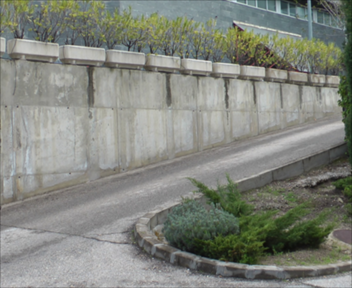
#> input picture dataset_generation/O_SM_08/O_SM_08/101.bmp, 352 x 288 px; its folder holds 4 pictures in this run
$ python frames2denseflow.py
#> lines starting #> are read from the running program, lines starting #| are printed output that depends on the picture
### dense_flow.py
import numpy as np
from scipy import signal
import cv2
import matplotlib.pyplot as plt


def dense_flow(f1, f2):
    """
    returns the dense optical flow between two BGR images
    :param f1: cv2 BGR image frame 1
    :param f2: cv2 BGR image frame 2
    :return: rgb dense flow image
    """
    mask = np.zeros_like(f1)
    # Sets image saturation to maximum
    mask[..., 1] = 255
    f1_gray = cv2.cvtColor(f1, cv2.COLOR_BGR2GRAY)
    f2_gray = cv2.cvtColor(f2, cv2.COLOR_BGR2GRAY)
    flow = cv2.calcOpticalFlowFarneback(f1_gray, f2_gray, None, 0.5, 3, 15, 3, 5, 1.2, 0)
    # Computes the magnitude and angle of the 2D vectors
    magnitude, angle = cv2.cartToPolar(flow[..., 0], flow[..., 1])
    # Sets image hue according to the optical flow direction
    mask[..., 0] = angle * 180 / np.pi / 2
    # Sets image value according to the optical flow magnitude (normalized)
    mask[..., 2] = cv2.normalize(magnitude, None, 0, 255, cv2.NORM_MINMAX)
    # Converts HSV to RGB (BGR) color representation
    rgb = cv2.cvtColor(mask, cv2.COLOR_HSV2BGR)
    # Opens a new window and displays the output frame
    # cv2.imshow("dense optical flow", rgb)
    return rgb


# [9 lines that do not run on import are left out]

### dataset_generation/O_SM_08/frames2denseflow.py
import os
import cv2
import matplotlib.pyplot as plt
import gc
from dense_flow import dense_flow
from time import sleep
from PIL import Image

FRAMES_PATH = './O_SM_08/'
# FRAMES_PATH = './O_SM_08-GT/'
DENSE_PATH = './optical_flow/'
# DENSE_PATH = './optical_flow1/'

try:
    os.mkdir(DENSE_PATH)
except FileExistsError:
    pass

if __name__ == '__main__':
    counter = 0
    files = os.listdir(FRAMES_PATH)
    files.sort(key = lambda x: int(x.split('.')[0]))
    # files.sort(key=lambda x: int(x.split('.')[0].split('_')[-1]))

    # breakpoint()
    # files = files[3977:]  # doing small for test. Will regenerate the whole later
    for i in range(0, len(files), 2):
        name1 = files[i]
        name2 = files[i + 1]
        frame1 = f'{FRAMES_PATH}{name1}'
        frame2 = f'{FRAMES_PATH}{name2}'

        f1 = cv2.imread(frame1)
#> f1 is the input picture: shape (288, 352, 3); mean B, G, R 125, 133.2, 130.1
        f2 = cv2.imread(frame2)
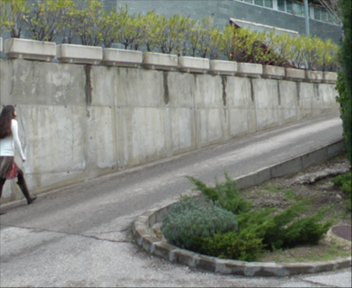
#> input picture dataset_generation/O_SM_08/O_SM_08/115.bmp, 352 x 288 px
#> f2 is the input picture: shape (288, 352, 3); mean B, G, R 123.1, 131.9, 128.5
        try:
            res = dense_flow(f1, f2)
#> in dense_flow, `f2_gray = cv2.cvtColor(f2, cv2.COLOR_BGR2GRAY)`:
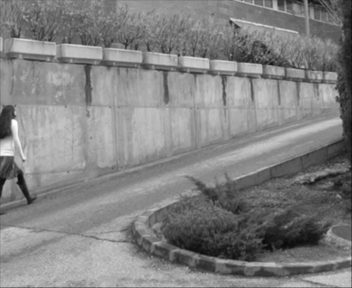
#> f2_gray: shape (288, 352); min 11, max 255, mean 129.9
#> in dense_flow, `magnitude, angle = cv2.cartToPolar(flow[..., 0], flow[..., 1])`:
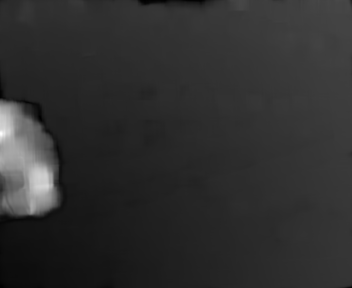
#> magnitude: shape (288, 352) float32; min 0.121, max 18.26, mean 3.52; drawn with min black and max white
#> in dense_flow, `magnitude, angle = cv2.cartToPolar(flow[..., 0], flow[..., 1])`:
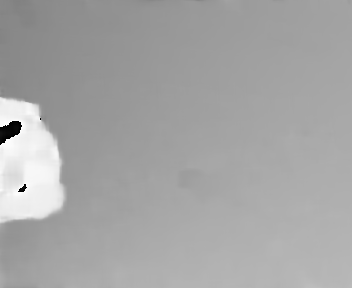
#> angle: shape (288, 352) float32; min 0.000108, max 6.28, mean 4.08; drawn with min black and max white
#> in dense_flow, `mask[..., 0] = angle * 180 / np.pi / 2`:
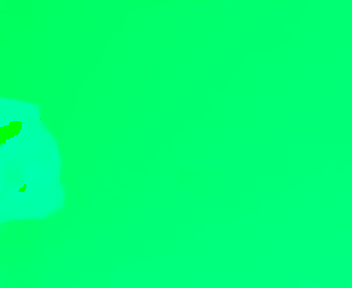
#> mask: shape (288, 352, 3); mean of channels 0, 1, 2 116.3, 255, 0; drawn as B, G, R
#> in dense_flow, `mask[..., 2] = cv2.normalize(magnitude, None, 0, 255, cv2.NORM_MINMAX)`:
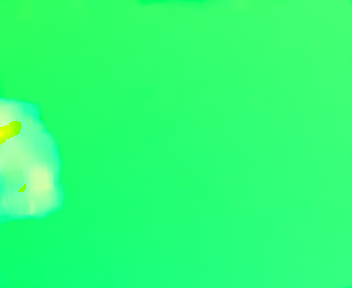
#> mask: shape (288, 352, 3); mean of channels 0, 1, 2 116.3, 255, 47.2; drawn as B, G, R
#> in dense_flow, `rgb = cv2.cvtColor(mask, cv2.COLOR_HSV2BGR)`:
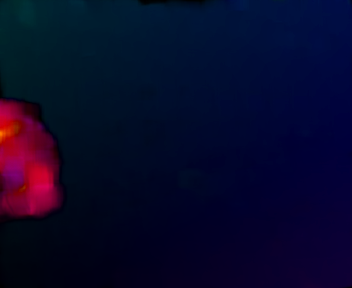
#> rgb: shape (288, 352, 3); mean B, G, R 42.3, 9.2, 8.6
        except:
            continue

        # plt.imshow(res)
        # plt.show()
        name1__no_ext = name1.split('.')[0]
        name2__no_ext = name2.split('.')[0]

        filename = f'{DENSE_PATH}{counter}__source_{name1__no_ext}_{name2__no_ext}.tif'
        print(f'Processing Frame1 {frame1} and Frame2 {frame2} --> {filename}')
        # breakpoint()
        # plt.imsave(filename, res)
        Image.fromarray(res).save(filename)
        gc.collect()
        counter += 1
        sleep(0.01)
#> pass 2 of the loop `for i in range(0, len(files), 2):`:
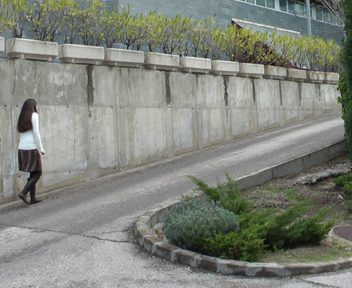
#> input picture dataset_generation/O_SM_08/O_SM_08/122.bmp, 352 x 288 px
#> f1 is the input picture: shape (288, 352, 3); mean B, G, R 123.3, 132, 128.6
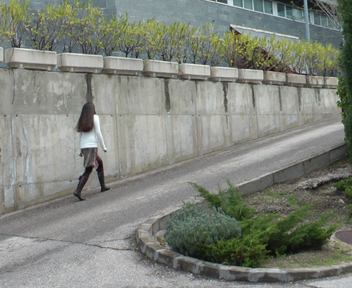
#> input picture dataset_generation/O_SM_08/O_SM_08/145.bmp, 352 x 288 px
#> f2 is the input picture: shape (288, 352, 3); mean B, G, R 122.7, 131.6, 127.7
#> in dense_flow (call 2), `rgb = cv2.cvtColor(mask, cv2.COLOR_HSV2BGR)`:
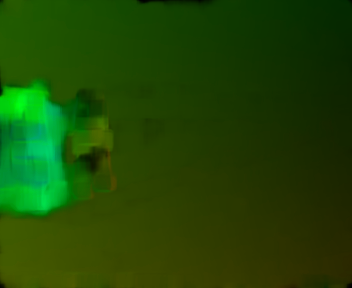
#> rgb: shape (288, 352, 3); mean B, G, R 3.7, 70.7, 31.2
        # breakpoint()
